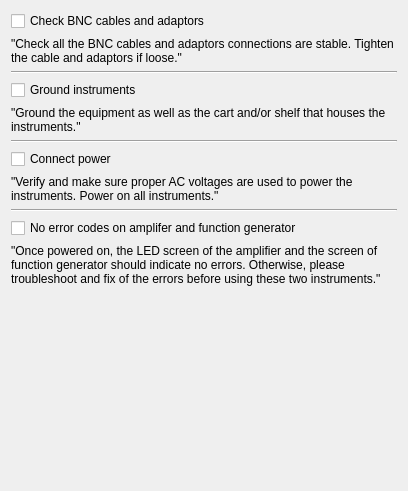
<?xml version="1.0" encoding="UTF-8"?>
<ui version="4.0">
 <class>qManualCheckPage</class>
 <widget class="QWizardPage" name="qManualCheckPage">
  <property name="geometry">
   <rect>
    <x>0</x>
    <y>0</y>
    <width>408</width>
    <height>491</height>
   </rect>
  </property>
  <property name="windowTitle">
   <string>qManualCheckPage</string>
  </property>
  <layout class="QVBoxLayout" name="verticalLayout">
   <item>
    <widget class="QCheckBox" name="bncCheckbox">
     <property name="text">
      <string>Check BNC cables and adaptors</string>
     </property>
    </widget>
   </item>
   <item>
    <widget class="QLabel" name="label">
     <property name="text">
      <string>&quot;Check all the BNC cables and adaptors connections are stable. Tighten the cable and adaptors if loose.&quot;</string>
     </property>
     <property name="wordWrap">
      <bool>true</bool>
     </property>
     <property name="openExternalLinks">
      <bool>false</bool>
     </property>
    </widget>
   </item>
   <item>
    <widget class="Line" name="line">
     <property name="orientation">
      <enum>Qt::Horizontal</enum>
     </property>
    </widget>
   </item>
   <item>
    <widget class="QCheckBox" name="groudCheckbox">
     <property name="text">
      <string>Ground instruments</string>
     </property>
    </widget>
   </item>
   <item>
    <widget class="QLabel" name="label_2">
     <property name="text">
      <string>&quot;Ground the equipment as well as the cart and/or shelf that houses the instruments.&quot;</string>
     </property>
     <property name="wordWrap">
      <bool>true</bool>
     </property>
    </widget>
   </item>
   <item>
    <widget class="Line" name="line_3">
     <property name="orientation">
      <enum>Qt::Horizontal</enum>
     </property>
    </widget>
   </item>
   <item>
    <widget class="QCheckBox" name="powerCheckbox">
     <property name="text">
      <string>Connect power</string>
     </property>
    </widget>
   </item>
   <item>
    <widget class="QLabel" name="label_4">
     <property name="text">
      <string>&quot;Verify and make sure proper AC voltages are used to power the instruments. Power on all instruments.&quot;</string>
     </property>
     <property name="wordWrap">
      <bool>true</bool>
     </property>
    </widget>
   </item>
   <item>
    <widget class="Line" name="line_2">
     <property name="orientation">
      <enum>Qt::Horizontal</enum>
     </property>
    </widget>
   </item>
   <item>
    <widget class="QCheckBox" name="errorCodeCheckbox">
     <property name="text">
      <string>No error codes on amplifer and function generator</string>
     </property>
    </widget>
   </item>
   <item>
    <widget class="QLabel" name="label_3">
     <property name="text">
      <string>&quot;Once powered on, the LED screen of the amplifier and the screen of function generator should indicate no errors. Otherwise, please troubleshoot and fix of the errors before using these two instruments.&quot;</string>
     </property>
     <property name="wordWrap">
      <bool>true</bool>
     </property>
    </widget>
   </item>
   <item>
    <spacer name="verticalSpacer">
     <property name="orientation">
      <enum>Qt::Vertical</enum>
     </property>
     <property name="sizeHint" stdset="0">
      <size>
       <width>20</width>
       <height>274</height>
      </size>
     </property>
    </spacer>
   </item>
  </layout>
 </widget>
 <layoutdefault spacing="6" margin="11"/>
 <resources/>
 <connections/>
</ui>
